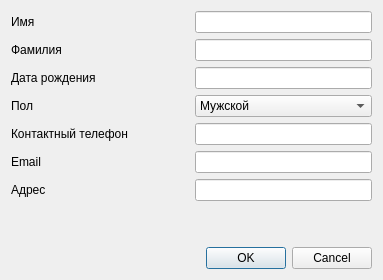
<?xml version="1.0" encoding="UTF-8"?>
<ui version="4.0">
 <class>CreatePatientForm</class>
 <widget class="QDialog" name="CreatePatientForm">
  <property name="geometry">
   <rect>
    <x>0</x>
    <y>0</y>
    <width>383</width>
    <height>280</height>
   </rect>
  </property>
  <property name="windowTitle">
   <string>Dialog</string>
  </property>
  <layout class="QVBoxLayout" name="verticalLayout_2">
   <item>
    <layout class="QVBoxLayout" name="verticalLayout">
     <item>
      <layout class="QHBoxLayout" name="horizontalLayout">
       <item>
        <widget class="QLabel" name="label">
         <property name="text">
          <string>Имя</string>
         </property>
        </widget>
       </item>
       <item>
        <widget class="QLineEdit" name="nameEdit">
         <property name="sizePolicy">
          <sizepolicy hsizetype="Minimum" vsizetype="Fixed">
           <horstretch>0</horstretch>
           <verstretch>0</verstretch>
          </sizepolicy>
         </property>
        </widget>
       </item>
      </layout>
     </item>
     <item>
      <layout class="QHBoxLayout" name="horizontalLayout_2">
       <item>
        <widget class="QLabel" name="label_2">
         <property name="text">
          <string>Фамилия</string>
         </property>
        </widget>
       </item>
       <item>
        <widget class="QLineEdit" name="surnameEdit">
         <property name="sizePolicy">
          <sizepolicy hsizetype="Preferred" vsizetype="Fixed">
           <horstretch>0</horstretch>
           <verstretch>0</verstretch>
          </sizepolicy>
         </property>
        </widget>
       </item>
      </layout>
     </item>
     <item>
      <layout class="QHBoxLayout" name="horizontalLayout_3">
       <item>
        <widget class="QLabel" name="label_3">
         <property name="text">
          <string>Дата рождения</string>
         </property>
        </widget>
       </item>
       <item>
        <widget class="QLineEdit" name="birthEdit">
         <property name="sizePolicy">
          <sizepolicy hsizetype="Minimum" vsizetype="Fixed">
           <horstretch>0</horstretch>
           <verstretch>0</verstretch>
          </sizepolicy>
         </property>
        </widget>
       </item>
      </layout>
     </item>
     <item>
      <layout class="QHBoxLayout" name="horizontalLayout_4">
       <item>
        <widget class="QLabel" name="label_4">
         <property name="text">
          <string>Пол</string>
         </property>
        </widget>
       </item>
       <item>
        <widget class="QComboBox" name="genderComboBox">
         <property name="currentText">
          <string>Мужской</string>
         </property>
         <property name="currentIndex">
          <number>0</number>
         </property>
         <item>
          <property name="text">
           <string>Мужской</string>
          </property>
         </item>
         <item>
          <property name="text">
           <string>Женский</string>
          </property>
         </item>
        </widget>
       </item>
      </layout>
     </item>
     <item>
      <layout class="QHBoxLayout" name="horizontalLayout_5">
       <item>
        <widget class="QLabel" name="label_5">
         <property name="text">
          <string>Контактный телефон</string>
         </property>
        </widget>
       </item>
       <item>
        <widget class="QLineEdit" name="phoneEdit">
         <property name="sizePolicy">
          <sizepolicy hsizetype="Minimum" vsizetype="Fixed">
           <horstretch>0</horstretch>
           <verstretch>0</verstretch>
          </sizepolicy>
         </property>
        </widget>
       </item>
      </layout>
     </item>
     <item>
      <layout class="QHBoxLayout" name="horizontalLayout_6">
       <item>
        <widget class="QLabel" name="label_6">
         <property name="text">
          <string>Email</string>
         </property>
        </widget>
       </item>
       <item>
        <widget class="QLineEdit" name="emailEdit">
         <property name="sizePolicy">
          <sizepolicy hsizetype="Minimum" vsizetype="Fixed">
           <horstretch>0</horstretch>
           <verstretch>0</verstretch>
          </sizepolicy>
         </property>
        </widget>
       </item>
      </layout>
     </item>
     <item>
      <layout class="QHBoxLayout" name="horizontalLayout_7">
       <item>
        <widget class="QLabel" name="label_7">
         <property name="text">
          <string>Адрес</string>
         </property>
        </widget>
       </item>
       <item>
        <widget class="QLineEdit" name="addressEdit">
         <property name="sizePolicy">
          <sizepolicy hsizetype="Minimum" vsizetype="Fixed">
           <horstretch>0</horstretch>
           <verstretch>0</verstretch>
          </sizepolicy>
         </property>
        </widget>
       </item>
      </layout>
     </item>
     <item>
      <spacer name="verticalSpacer">
       <property name="orientation">
        <enum>Qt::Vertical</enum>
       </property>
       <property name="sizeHint" stdset="0">
        <size>
         <width>20</width>
         <height>40</height>
        </size>
       </property>
      </spacer>
     </item>
    </layout>
   </item>
   <item>
    <widget class="QDialogButtonBox" name="buttonBox">
     <property name="orientation">
      <enum>Qt::Horizontal</enum>
     </property>
     <property name="standardButtons">
      <set>QDialogButtonBox::Cancel|QDialogButtonBox::Ok</set>
     </property>
    </widget>
   </item>
  </layout>
 </widget>
 <resources/>
 <connections>
  <connection>
   <sender>buttonBox</sender>
   <signal>accepted()</signal>
   <receiver>CreatePatientForm</receiver>
   <slot>accept()</slot>
   <hints>
    <hint type="sourcelabel">
     <x>248</x>
     <y>254</y>
    </hint>
    <hint type="destinationlabel">
     <x>157</x>
     <y>274</y>
    </hint>
   </hints>
  </connection>
  <connection>
   <sender>buttonBox</sender>
   <signal>rejected()</signal>
   <receiver>CreatePatientForm</receiver>
   <slot>reject()</slot>
   <hints>
    <hint type="sourcelabel">
     <x>316</x>
     <y>260</y>
    </hint>
    <hint type="destinationlabel">
     <x>286</x>
     <y>274</y>
    </hint>
   </hints>
  </connection>
 </connections>
</ui>
